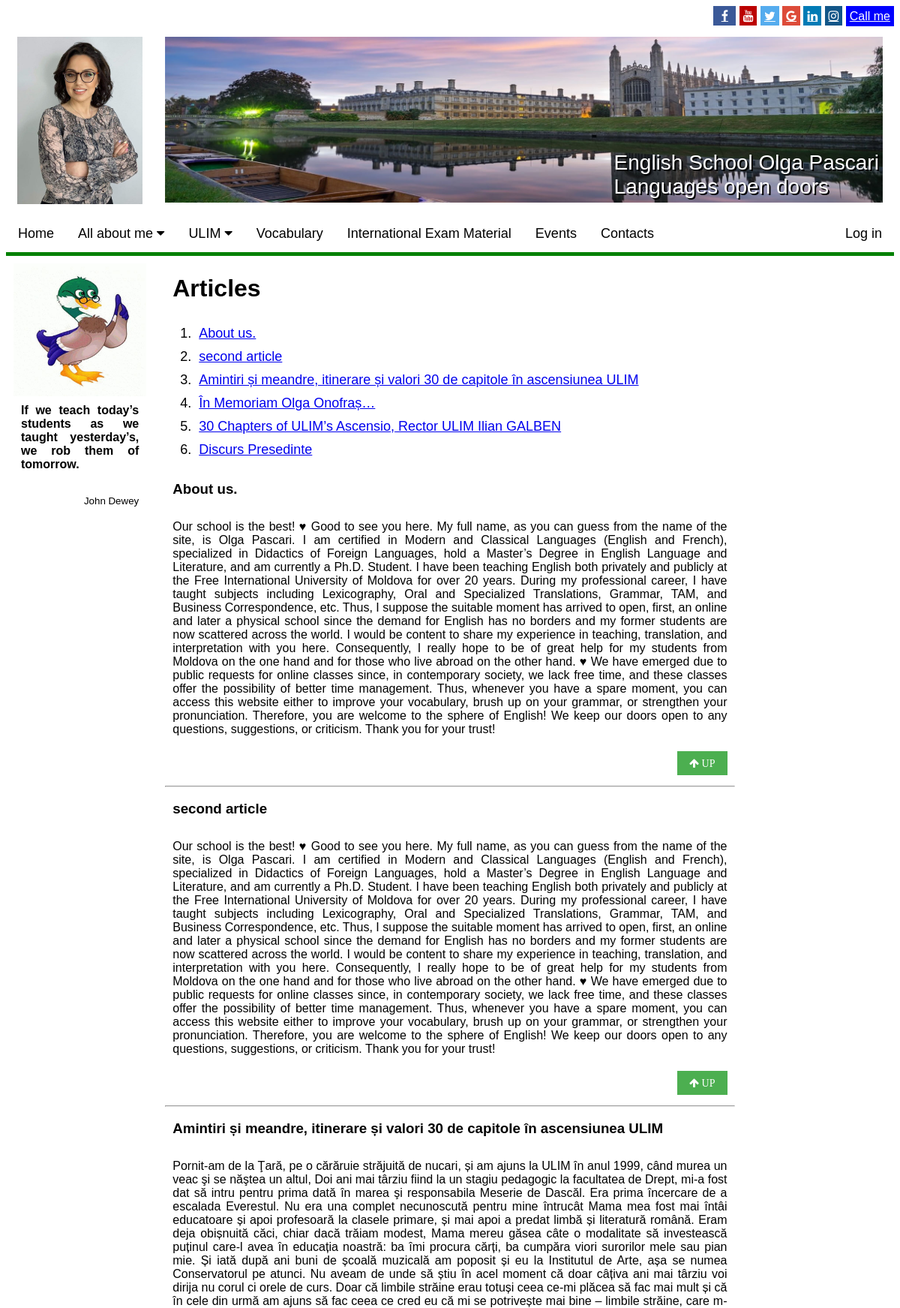
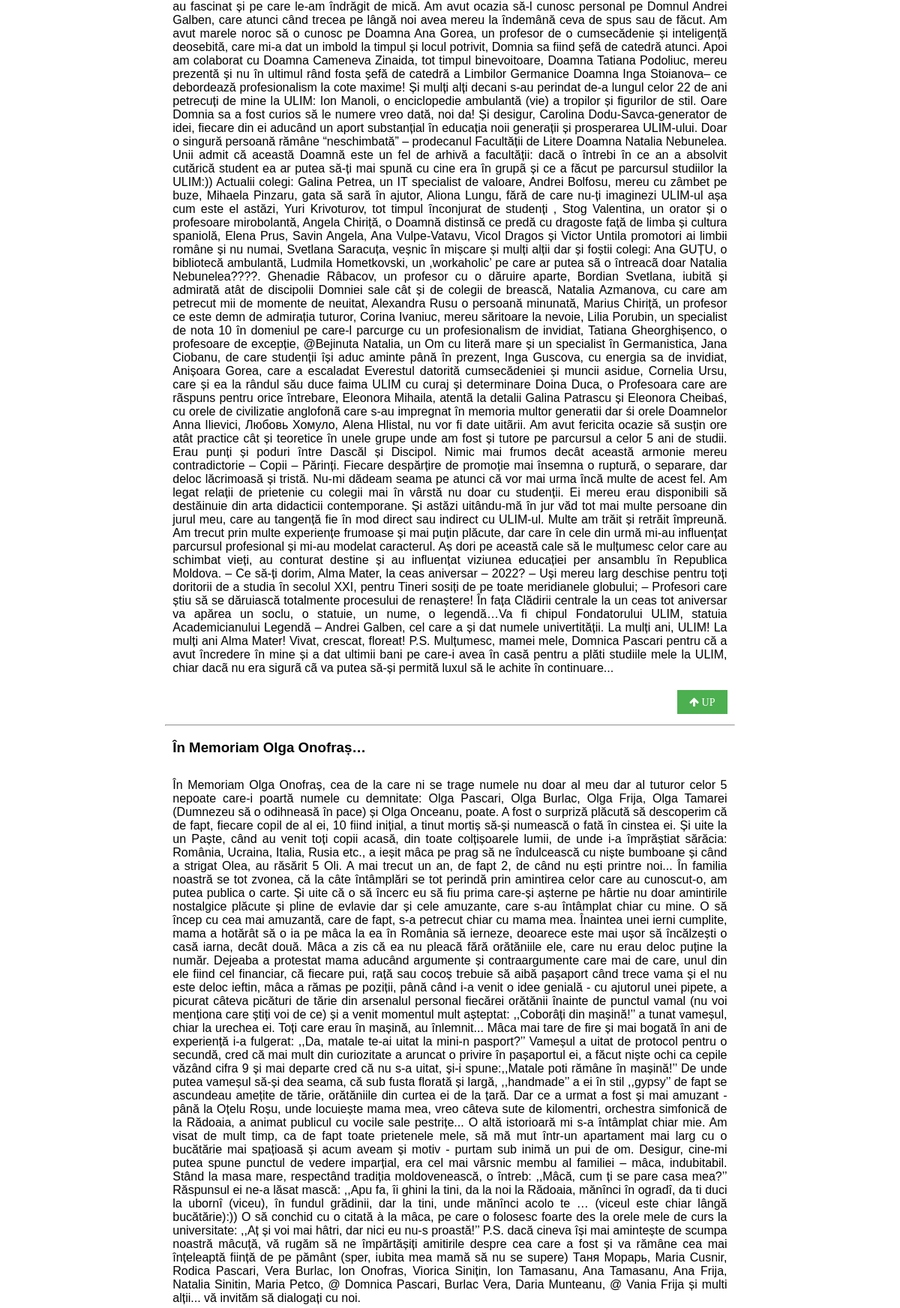
Screenshot of /article/list (upper part) with the database file from the repository (2 pictures, top to bottom).
### tables this page shows
CREATE TABLE `article` (
  `id` int(11) NOT NULL,
  `date` date NOT NULL,
  `topic` varchar(100) NOT NULL,
  `articleText` text NOT NULL,
  `authorId` int(11) NOT NULL
);

### public/index.php (called while the page is built, shortened)
<?php
try {
    $route = ltrim(strtok($_SERVER['REQUEST_URI'], '?'), '/');
    $entryPoint = new \Main\EntryPoint($route,$_SERVER['REQUEST_METHOD'], new \Esop\EsopRoutes());
    $entryPoint->run();
} catch (PDOException $e) {
    $title = 'An error has occurred';
    $output = 'Database error: ' . $e->getMessage() . ' in '
        . $e->getFile() . ':' . $e->getLine();
    include  __DIR__ . '/../templates/layout.html.php';
}

### classes/Esop/Controllers/Article.php (called while the page is built, shortened)
<?php
class Article
{
    private $articlesTable;
    private $authentication;
    public function __construct(DatabaseTable $articlesTable, DatabaseTable $authorsTable, Authentication $authentication)
    {
        $this->articlesTable = $articlesTable;
        $this->authentication = $authentication;
    }
    public function list()
    {
        $result = $this->articlesTable->findAll();
        $articles = [];
        foreach ($result as $article) {
            $articles[] = [
                'id' => $article['id'],
                'date' => $article['date'],
                'topic' => $article['topic'],
                'articleText' => $article['articleText'],
                'authorId'=>$article['authorId']
            ];
        }
        $title = 'Article list';
        $pic = '/img/cambridge.jpg';
        $totalArticles = $this->articlesTable->total();
        $author = $this->authentication->getUser();
        return [
                'template' => 'articles.html.php',
                'title' => $title,
                'pic' => $pic,
                'variables' => [
                    'totalArticles' => $totalArticles,
                    'articles' => $articles,
                    'userId' => $author['id'] ?? null
                ]
            ];
    }
}

### classes/Main/DatabaseTable.php (called while the page is built, shortened)
<?php
class DatabaseTable
{
    private $pdo;
    private $table;
    public function __construct(\PDO $pdo, string $table, string $primaryKey)
    {
        $this->pdo = $pdo;
        $this->table = $table;
    }
    private function query($sql, $parameters = [])
    {
        $query = $this->pdo->prepare($sql);
        $query->execute($parameters);
        return $query;
    }
    public function findAll()
    {
        $result = $this->query('SELECT * FROM ' . $this->table);
        return $result->fetchAll();
    }
}

### templates/articles.html.php (the view, shortened to what this page needs)
<div class="row">
  <div class="col-2 col-s-2 pd1">
<img class="img" src="/img/duck_teacher.jpg">
<h4 class="tj">If we teach today’s students as we taught yesterday’s, we rob them of tomorrow.</h4>
<p class="tr"><small>John Dewey</small></p>
    </div>
  <div class="col-8 col-s-8">
    <h1>Articles</h1>
    <ol>
    <?php foreach ($articles as $article) : ?>
        <li class="pd05"><a href="#<?= $article['id']?>"><?= $article['topic']?></a></li>
        <?php endforeach; ?>
      </ol>
<?php foreach ($articles as $article) : ?>
    <h3 id="<?= $article['id']?>"><?= $article['topic']?></h3>
    <p class="tj"><?= $article['articleText'] ?></p>
    <h5 class="pd1"><a href="#top" class="button" style="float:right"><i class="fa fa-arrow-up" aria-hidden="true"> UP</i></a></h5>
    <br>
    <hr>
<?php endforeach; ?>
  </div>
<div class="col-2 col-s-2">
</div>
</div>

### public/article.css (style rules this page uses)
body { font-family:'Courier New', Courier, monospace Arial, Helvetica, Sans-serif; }
p { margin: 0; padding:10px; }
h1, h2, h3, h4, h5, h6 { margin: 0; padding: 10px; }
h1, h2, h3, h4, h5, h6 { margin-bottom: 10px; }

### public/style.css (style rules this page uses)
* { box-sizing: border-box; }
.row::after { content: ""; clear: both; display: table; }
[class*="col-"] { float: left; padding: 15px; }
.col-2 { width: 16.66%; }
.col-8 { width: 66.66%; }
html { font-family: "Lucida Sans", sans-serif; }
[class*="col-"] { width: 100%; }
@media only screen and (min-width: 768px) { .col-2 { width: 16.66%; } }
@media only screen and (min-width: 768px) { .col-8 { width: 66.66%; } }
@media only screen and (min-width: 600px) { .col-s-2 { width: 16.66%; } }
@media only screen and (min-width: 600px) { .col-s-8 { width: 66.66%; } }
.img { width: 100%; height: auto; display: block; }
li { font-size: 18px; }

### public/ggstyles.css (style rules this page uses)
.pd1 { padding: 10px; }
.pd05 { padding: 5px; }
.tj { text-align: justify; }
.tr { text-align: right; }

### public/button.css (style rules this page uses)
.button { background-color: #4CAF50; border: none; color: white; padding: 8px 16px; text-align: center; text-decoration: none; display: inline-block; font-size: 14px; transition-duration: 0.4s; cursor: pointer; }

### rows the page displays
article: topic "About us.", articleText "Our school is the best! ♥ Good to see you here. My full name, as you can guess from the name of the site, is Olga Pascari. I am certified in Modern and Classical Languages (English and French), specialized in Didactics of Foreign Languages, hold a Master’s Degree in English Language and Literature, and am currently a Ph.D. Student. I have been teaching English both privately and publicly at the Free International University of Moldova for over 20 years. During my professional career, I have taught subjects including Lexicography, Oral and Specialized Translations, Grammar, TAM, and Business Correspondence, etc. Thus, I suppose the suitable moment has arrived to open, first, an online and…"
article: topic "second article", articleText "Our school is the best! ♥ Good to see you here. My full name, as you can guess from the name of the site, is Olga Pascari. I am certified in Modern and Classical Languages (English and French), specialized in Didactics of Foreign Languages, hold a Master’s Degree in English Language and Literature, and am currently a Ph.D. Student. I have been teaching English both privately and publicly at the Free International University of Moldova for over 20 years. During my professional career, I have taught subjects including Lexicography, Oral and Specialized Translations, Grammar, TAM, and Business Correspondence, etc. Thus, I suppose the suitable moment has arrived to open, first, an online and…"
article: topic "Amintiri și meandre, itinerare și valori 30 de capitole în ascensiunea ULIM", articleText "Pornit-am de la Ţară, pe o cărăruie străjuită de nucari, și am ajuns la ULIM în anul 1999, când murea un veac şi se năştea un altul, Doi ani mai târziu fiind la un stagiu pedagogic la facultatea de Drept, mi-a fost dat să intru pentru prima dată în marea şi responsabila Meserie de Dascăl. Era prima încercare de a escalada Everestul. Nu era una complet necunoscută pentru mine întrucât Mama mea fost mai întâi educatoare și apoi profesoară la clasele primare, și mai apoi a predat limbă și literatură română. Eram deja obișnuită căci, chiar dacă trăiam modest, Mama mereu găsea câte o modalitate să investească puținul care-l avea în educația noastră: ba îmi procura cărți, ba cumpăra viori…"
article: topic "În Memoriam Olga Onofraș…", articleText "În Memoriam Olga Onofraș, cea de la care ni se trage numele nu doar al meu dar al tuturor celor 5 nepoate care-i poartă numele cu demnitate: Olga Pascari, Olga Burlac, Olga Frija, Olga Tamarei (Dumnezeu să o odihneasă în pace) și Olga Onceanu, poate. A fost o surpriză plăcută să descoperim că de fapt, fiecare copil de al ei, 10 fiind inițial, a tinut mortiș să-și numească o fată în cinstea ei. Și uite la un Paște, când au venit toți copii acasă, din toate colțișoarele lumii, de unde i-a împrăștiat sărăcia: România, Ucraina, Italia, Rusia etc., a ieșit mâca pe prag să ne îndulcească cu niște bumboane și când a strigat Olea, au răsărit 5 Oli. A mai trecut un an, de fapt 2, de când nu ești…"
article: topic "30 Chapters of ULIM’s Ascensio, Rector ULIM Ilian GALBEN"
article: topic "Discurs Presedinte"
